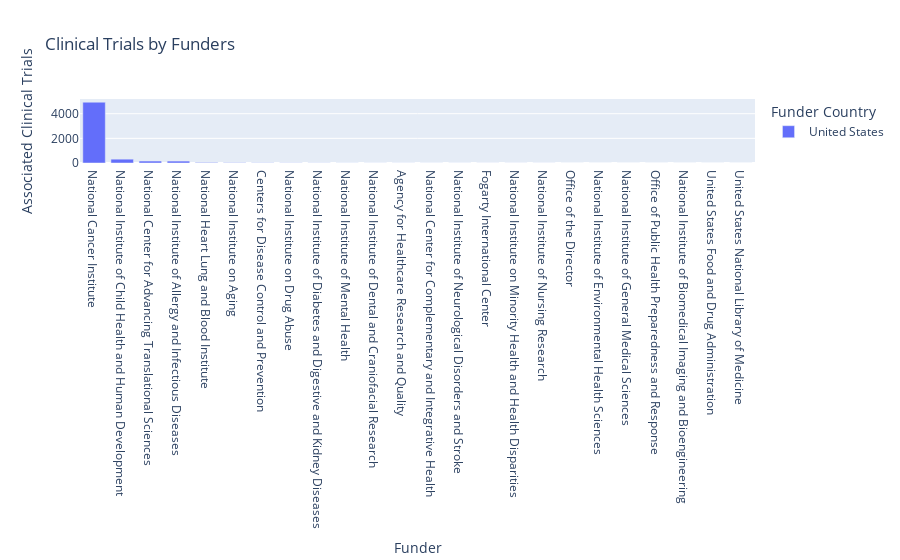

The notebook cell saved with this chart:
### Code cell
px.bar(funders_trials,  
       y="Associated Clinical Trials", x="Funder", 
       color="Funder Country",
       hover_name="Funder", 
       hover_data=['Funder', 'Funder Country'], 
       title=f"Clinical Trials by Funders")

### Figure 1 — Plotly figure (JSON) as saved in the notebook; plotly's stock layout.template omitted (floating-point values rounded to 4 significant figures)
{"data": [{"alignmentgroup": "True", "customdata": [["United States"], ["United States"], ["United States"], ["United States"], ["United States"], ["United States"], ["United States"], ["United States"], ["United States"], ["United States"], ["United States"], ["United States"], ["United States"], ["United States"], ["United States"], ["United States"], ["United States"], ["United States"], ["United States"], ["United States"], ["United States"], ["United States"], ["United States"], ["United States"]], "hovertemplate": "<b>%{hovertext}</b><br><br>Funder Country=%{customdata[0]}<br>Funder=%{x}<br>Associated Clinical Trials=%{y}<extra></extra>", "hovertext": ["National Cancer Institute", "National Institute of Child Health and Human Development", "National Center for Advancing Translational Sciences", "National Institute of Allergy and Infectious Diseases", "National Heart Lung and Blood Institute", "National Institute on Aging", "Centers for Disease Control and Prevention", "National Institute on Drug Abuse", "National Institute of Diabetes and Digestive and Kidney Diseases", "National Institute of Mental Health", "National Institute of Dental and Craniofacial Research", "Agency for Healthcare Research and Quality", "National Center for Complementary and Integrative Health", "National Institute of Neurological Disorders and Stroke", "Fogarty International Center", "National Institute on Minority Health and Health Disparities", "National Institute of Nursing Research", "Office of the Director", "National Institute of Environmental Health Sciences", "National Institute of General Medical Sciences", "Office of Public Health Preparedness and Response", "National Institute of Biomedical Imaging and Bioengineering", "United States Food and Drug Administration", "United States National Library of Medicine"], "legendgroup": "United States", "marker": {"color": "#636efa", "pattern": {"shape": ""}}, "name": "United States", "offsetgroup": "United States", "orientation": "v", "showlegend": true, "textposition": "auto", "type": "bar", "x": ["National Cancer Institute", "National Institute of Child Health and Human Development", "National Center for Advancing Translational Sciences", "National Institute of Allergy and Infectious Diseases", "National Heart Lung and Blood Institute", "National Institute on Aging", "Centers for Disease Control and Prevention", "National Institute on Drug Abuse", "National Institute of Diabetes and Digestive and Kidney Diseases", "National Institute of Mental Health", "National Institute of Dental and Craniofacial Research", "Agency for Healthcare Research and Quality", "National Center for Complementary and Integrative Health", "National Institute of Neurological Disorders and Stroke", "Fogarty International Center", "National Institute on Minority Health and Health Disparities", "National Institute of Nursing Research", "Office of the Director", "National Institute of Environmental Health Sciences", "National Institute of General Medical Sciences", "Office of Public Health Preparedness and Response", "National Institute of Biomedical Imaging and Bioengineering", "United States Food and Drug Administration", "United States National Library of Medicine"], "xaxis": "x", "y": [4934, 310, 158, 155, 43, 24, 17, 14, 10, 6, 5, 5, 4, 4, 3, 3, 3, 2, 2, 1, 1, 1, 1, 1], "yaxis": "y"}], "layout": {"autosize": true, "barmode": "relative", "legend": {"title": {"text": "Funder Country"}, "tracegroupgap": 0}, "title": {"text": "Clinical Trials by Funders"}, "xaxis": {"anchor": "y", "autorange": true, "domain": [0, 1], "range": [-0.5, 23.5], "title": {"text": "Funder"}, "type": "category"}, "yaxis": {"anchor": "x", "autorange": true, "domain": [0, 1], "range": [0, 5194.0], "title": {"text": "Associated Clinical Trials"}, "type": "linear"}}}
